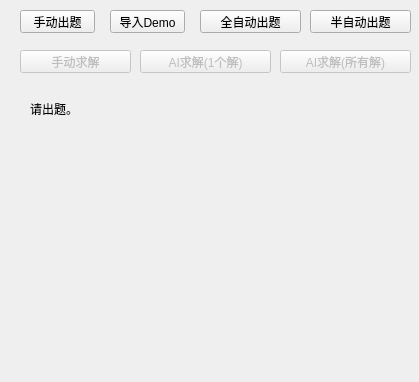
<?xml version="1.0" encoding="UTF-8"?>
<ui version="4.0">
 <class>Widget</class>
 <widget class="QWidget" name="Widget">
  <property name="geometry">
   <rect>
    <x>0</x>
    <y>0</y>
    <width>419</width>
    <height>382</height>
   </rect>
  </property>
  <property name="windowTitle">
   <string>数迷</string>
  </property>
  <widget class="QPushButton" name="btnMP">
   <property name="geometry">
    <rect>
     <x>20</x>
     <y>10</y>
     <width>75</width>
     <height>23</height>
    </rect>
   </property>
   <property name="text">
    <string>手动出题</string>
   </property>
  </widget>
  <widget class="QPushButton" name="btnIn">
   <property name="geometry">
    <rect>
     <x>110</x>
     <y>10</y>
     <width>75</width>
     <height>23</height>
    </rect>
   </property>
   <property name="text">
    <string>导入Demo</string>
   </property>
  </widget>
  <widget class="QPushButton" name="btnAP">
   <property name="enabled">
    <bool>true</bool>
   </property>
   <property name="geometry">
    <rect>
     <x>200</x>
     <y>10</y>
     <width>101</width>
     <height>23</height>
    </rect>
   </property>
   <property name="text">
    <string>全自动出题</string>
   </property>
  </widget>
  <widget class="QPushButton" name="btnHAP">
   <property name="enabled">
    <bool>true</bool>
   </property>
   <property name="geometry">
    <rect>
     <x>310</x>
     <y>10</y>
     <width>101</width>
     <height>23</height>
    </rect>
   </property>
   <property name="text">
    <string>半自动出题</string>
   </property>
  </widget>
  <widget class="QPushButton" name="btnMS">
   <property name="enabled">
    <bool>false</bool>
   </property>
   <property name="geometry">
    <rect>
     <x>20</x>
     <y>50</y>
     <width>111</width>
     <height>23</height>
    </rect>
   </property>
   <property name="text">
    <string>手动求解</string>
   </property>
  </widget>
  <widget class="QPushButton" name="btnAIS">
   <property name="enabled">
    <bool>false</bool>
   </property>
   <property name="geometry">
    <rect>
     <x>140</x>
     <y>50</y>
     <width>131</width>
     <height>23</height>
    </rect>
   </property>
   <property name="text">
    <string>AI求解(1个解)</string>
   </property>
  </widget>
  <widget class="QPushButton" name="btnAIA">
   <property name="enabled">
    <bool>false</bool>
   </property>
   <property name="geometry">
    <rect>
     <x>280</x>
     <y>50</y>
     <width>131</width>
     <height>23</height>
    </rect>
   </property>
   <property name="text">
    <string>AI求解(所有解)</string>
   </property>
  </widget>
  <widget class="QWidget" name="gridLayoutWidget">
   <property name="geometry">
    <rect>
     <x>19</x>
     <y>89</y>
     <width>391</width>
     <height>271</height>
    </rect>
   </property>
   <layout class="QGridLayout" name="gridLayout">
    <item row="0" column="0">
     <widget class="QLabel" name="lblP">
      <property name="font">
       <font>
        <family>宋体</family>
       </font>
      </property>
      <property name="acceptDrops">
       <bool>false</bool>
      </property>
      <property name="layoutDirection">
       <enum>Qt::LeftToRight</enum>
      </property>
      <property name="autoFillBackground">
       <bool>false</bool>
      </property>
      <property name="inputMethodHints">
       <set>Qt::ImhNone</set>
      </property>
      <property name="text">
       <string>请出题。</string>
      </property>
      <property name="textFormat">
       <enum>Qt::PlainText</enum>
      </property>
      <property name="scaledContents">
       <bool>false</bool>
      </property>
      <property name="alignment">
       <set>Qt::AlignLeading|Qt::AlignLeft|Qt::AlignTop</set>
      </property>
      <property name="wordWrap">
       <bool>false</bool>
      </property>
      <property name="margin">
       <number>0</number>
      </property>
      <property name="indent">
       <number>-1</number>
      </property>
     </widget>
    </item>
   </layout>
  </widget>
 </widget>
 <layoutdefault spacing="6" margin="11"/>
 <resources/>
 <connections/>
</ui>
